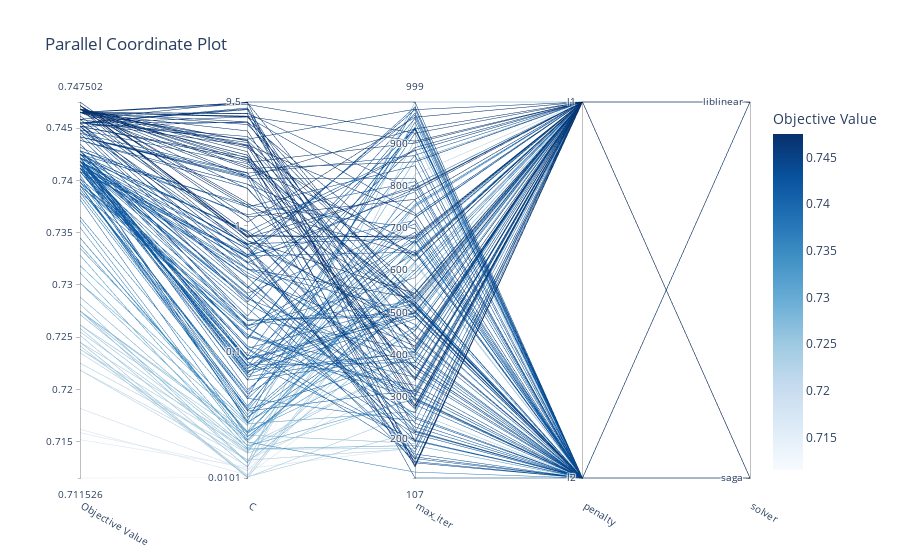

This figure's notebook cell:
### Code cell
optuna.visualization.plot_parallel_coordinate(study)

### Figure 1 — Plotly figure (JSON) as saved in the notebook; plotly's stock layout.template omitted (floating-point values rounded to 4 significant figures; data arrays with more than 128 entries replaced by an {"elided": "..."} marker saying what was removed)
{"data": [{"dimensions": [{"label": "Objective Value", "range": [0.7115, 0.7475], "values": {"elided": "200 float values"}}, {"label": "C", "range": [-1.994, 0.9779], "ticktext": ["0.0101", "0.1", "1", "9.5"], "tickvals": [-1.994, -1, 0, 0.9779], "values": {"elided": "200 float values"}}, {"label": "max_iter", "range": [107, 999], "values": {"elided": "200 int values"}}, {"label": "penalty", "range": [0, 1], "ticktext": ["l2", "l1"], "tickvals": [0, 1], "values": {"elided": "200 int values"}}, {"label": "solver", "range": [0, 1], "ticktext": ["saga", "liblinear"], "tickvals": [0, 1], "values": {"elided": "200 int values"}}], "labelangle": 30, "labelside": "bottom", "line": {"color": {"elided": "200 float values"}, "colorbar": {"title": {"text": "Objective Value"}}, "colorscale": [[0, "rgb(247,251,255)"], [0.125, "rgb(222,235,247)"], [0.25, "rgb(198,219,239)"], [0.375, "rgb(158,202,225)"], [0.5, "rgb(107,174,214)"], [0.625, "rgb(66,146,198)"], [0.75, "rgb(33,113,181)"], [0.875, "rgb(8,81,156)"], [1, "rgb(8,48,107)"]], "reversescale": false, "showscale": true}, "type": "parcoords"}], "layout": {"title": {"text": "Parallel Coordinate Plot"}}}
